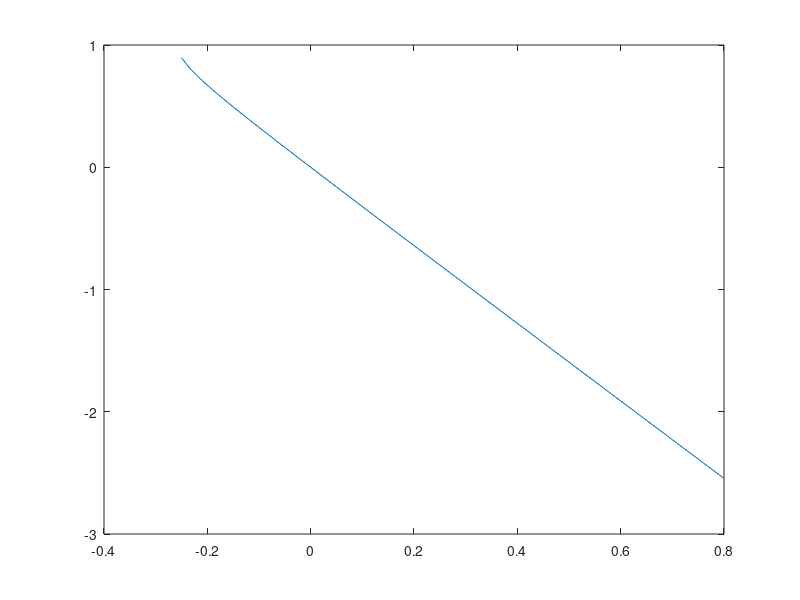

MATLAB code to generate this figure: (Note: this script raises an error after producing the figure.)
y1=[];
z=0;
for f11=0:0.01:0.8
%f1 = @(F11) (0.788256e-4*(-.1460449123+2.01576512*F11+4.*F11^2-.4*F12^2+.8*F12))*(-.1460431863+2.01576512*F11+4.*F11^2-.4*F12^2+.8*F12)*(-.4057186668+5.599347555*F11+11.11111111*F11^2-1.111111111*F12^2+2.222222222*F12)/(2.666666666*F11^6+4.170510079*F11^5+(1.915472464-.7999999997*F12^2+1.599999999*F12)*F11^4+(.1081471157-.8341020156*F12^2+1.668204032*F12)*F11^3+(-0.621324313100000e-1-.319999999900000*F12^3+0.7999999997e-1*F12^4+.154090666100000*F12^2+.331818667600000*F12)*F11^2+(0.424712231300000e-2+.193669133000000*F12^2-0.536974597000000e-1*F12-.166820403200000*F12^3+0.4170510079e-1*F12^4)*F11+0.159999999899729e-1*F12^5-0.2666666666e-2*F12^6+0.315884983998586e-1*F12^3-0.345637912398884e-1*F12^4-0.110616269699447e-1*F12^2+0.161292373999151e-2*F12-0.824699089195538e-4)+0.8271123238e-2;
f1=@(f12) (0.4499999999e-2*f12^7-0.3149999999e-1*f12^6+(-.1350000000*f11^2-0.7037624749e-1*f11+0.8532676680e-1)*f12^5+(.6749999999*f11^2+.3518812377*f11-.1116338340)*f12^4+(1.350000000*f11^4+1.40752495000000*f11^3-.608320764900000*f11-.800047835100000*f11^2+0.719752263400000e-1)*f12^3+(-4.049999999*f11^4+.417437344500000*f11-.299856494500000*f11^2-4.22257485100000*f11^3-0.213903430800000e-1)*f12^2+(-4.499999999*f11^6-.532198328200001*f11^4-7.03762474900000*f11^5-0.977896198799999e-1*f11+.664759008600000*f11^2+2.63262176000000*f11^3+0.286137125000000e-2)*f12+.182428140399999*f11^3+3.23219832900000*f11^4+7.03762474900000*f11^5+4.499999999*f11^6-0.139187324600000e-3-.104854679100000*f11^2+0.716805035899999e-2*f11)/((-.1095523154+1.511749833*f11+3.*f11^2+.6*f12-.3*f12^2)*(-0.3652084731e-1+.503916611*f11+f11^2+.2*f12-.1*f12^2)*(-1.+f12)*(-.1460680494+2.015666444*f11+4.*f11^2+.8*f12-.4*f12^2))+0.2381672552;
z=fsolve(f1,z);
y1=[y1,z];
end

y1=fliplr(y1);
for f11=-0.01:-0.01:-0.25
%f1 = @(F11) (0.788256e-4*(-.1460449123+2.01576512*F11+4.*F11^2-.4*F12^2+.8*F12))*(-.1460431863+2.01576512*F11+4.*F11^2-.4*F12^2+.8*F12)*(-.4057186668+5.599347555*F11+11.11111111*F11^2-1.111111111*F12^2+2.222222222*F12)/(2.666666666*F11^6+4.170510079*F11^5+(1.915472464-.7999999997*F12^2+1.599999999*F12)*F11^4+(.1081471157-.8341020156*F12^2+1.668204032*F12)*F11^3+(-0.621324313100000e-1-.319999999900000*F12^3+0.7999999997e-1*F12^4+.154090666100000*F12^2+.331818667600000*F12)*F11^2+(0.424712231300000e-2+.193669133000000*F12^2-0.536974597000000e-1*F12-.166820403200000*F12^3+0.4170510079e-1*F12^4)*F11+0.159999999899729e-1*F12^5-0.2666666666e-2*F12^6+0.315884983998586e-1*F12^3-0.345637912398884e-1*F12^4-0.110616269699447e-1*F12^2+0.161292373999151e-2*F12-0.824699089195538e-4)+0.8271123238e-2;
f1=@(f12) (0.4499999999e-2*f12^7-0.3149999999e-1*f12^6+(-.1350000000*f11^2-0.7037624749e-1*f11+0.8532676680e-1)*f12^5+(.6749999999*f11^2+.3518812377*f11-.1116338340)*f12^4+(1.350000000*f11^4+1.40752495000000*f11^3-.608320764900000*f11-.800047835100000*f11^2+0.719752263400000e-1)*f12^3+(-4.049999999*f11^4+.417437344500000*f11-.299856494500000*f11^2-4.22257485100000*f11^3-0.213903430800000e-1)*f12^2+(-4.499999999*f11^6-.532198328200001*f11^4-7.03762474900000*f11^5-0.977896198799999e-1*f11+.664759008600000*f11^2+2.63262176000000*f11^3+0.286137125000000e-2)*f12+.182428140399999*f11^3+3.23219832900000*f11^4+7.03762474900000*f11^5+4.499999999*f11^6-0.139187324600000e-3-.104854679100000*f11^2+0.716805035899999e-2*f11)/((-.1095523154+1.511749833*f11+3.*f11^2+.6*f12-.3*f12^2)*(-0.3652084731e-1+.503916611*f11+f11^2+.2*f12-.1*f12^2)*(-1.+f12)*(-.1460680494+2.015666444*f11+4.*f11^2+.8*f12-.4*f12^2))+0.2381672552;
z=fsolve(f1,z);
y1=[y1,z];
end

y1=fliplr(y1);
x1=-0.25:0.01:0.8;
figure()
plot(x1,y1)
hold on
% plot(0.7489,-2.3888,'ro')
% hold on
% plot(3.74401258201093,-11.8756163259653,'ro')

load('sol_para_FM.mat')

plot(sol_para_FM(:,5),sol_para_FM(:,6)) %f11 f12

figure()
plot(sol_para_FM(:,6),sol_para_FM(:,7)) %f12 f21
hold on
plot(sol_para_FM(:,6),sol_para_FM(:,6)*-0.1) 

% 
% function fx=funx(F12)
% F11=-0.1;
%     fx=(0.788256e-4*(-.1460449123+2.01576512*F11+4.*F11^2-.4*F12^2+.8*F12))*(-.1460431863+2.01576512*F11+4.*F11^2-.4*F12^2+.8*F12)*(-.4057186668+5.599347555*F11+11.11111111*F11^2-1.111111111*F12^2+2.222222222*F12)/(2.666666666*F11^6+4.170510079*F11^5+(1.915472464-.7999999997*F12^2+1.599999999*F12)*F11^4+(.1081471157-.8341020156*F12^2+1.668204032*F12)*F11^3+(-0.621324313100000e-1-.319999999900000*F12^3+0.7999999997e-1*F12^4+.154090666100000*F12^2+.331818667600000*F12)*F11^2+(0.424712231300000e-2+.193669133000000*F12^2-0.536974597000000e-1*F12-.166820403200000*F12^3+0.4170510079e-1*F12^4)*F11+0.159999999899729e-1*F12^5-0.2666666666e-2*F12^6+0.315884983998586e-1*F12^3-0.345637912398884e-1*F12^4-0.110616269699447e-1*F12^2+0.161292373999151e-2*F12-0.824699089195538e-4)+0.8271123238e-2;
% end
